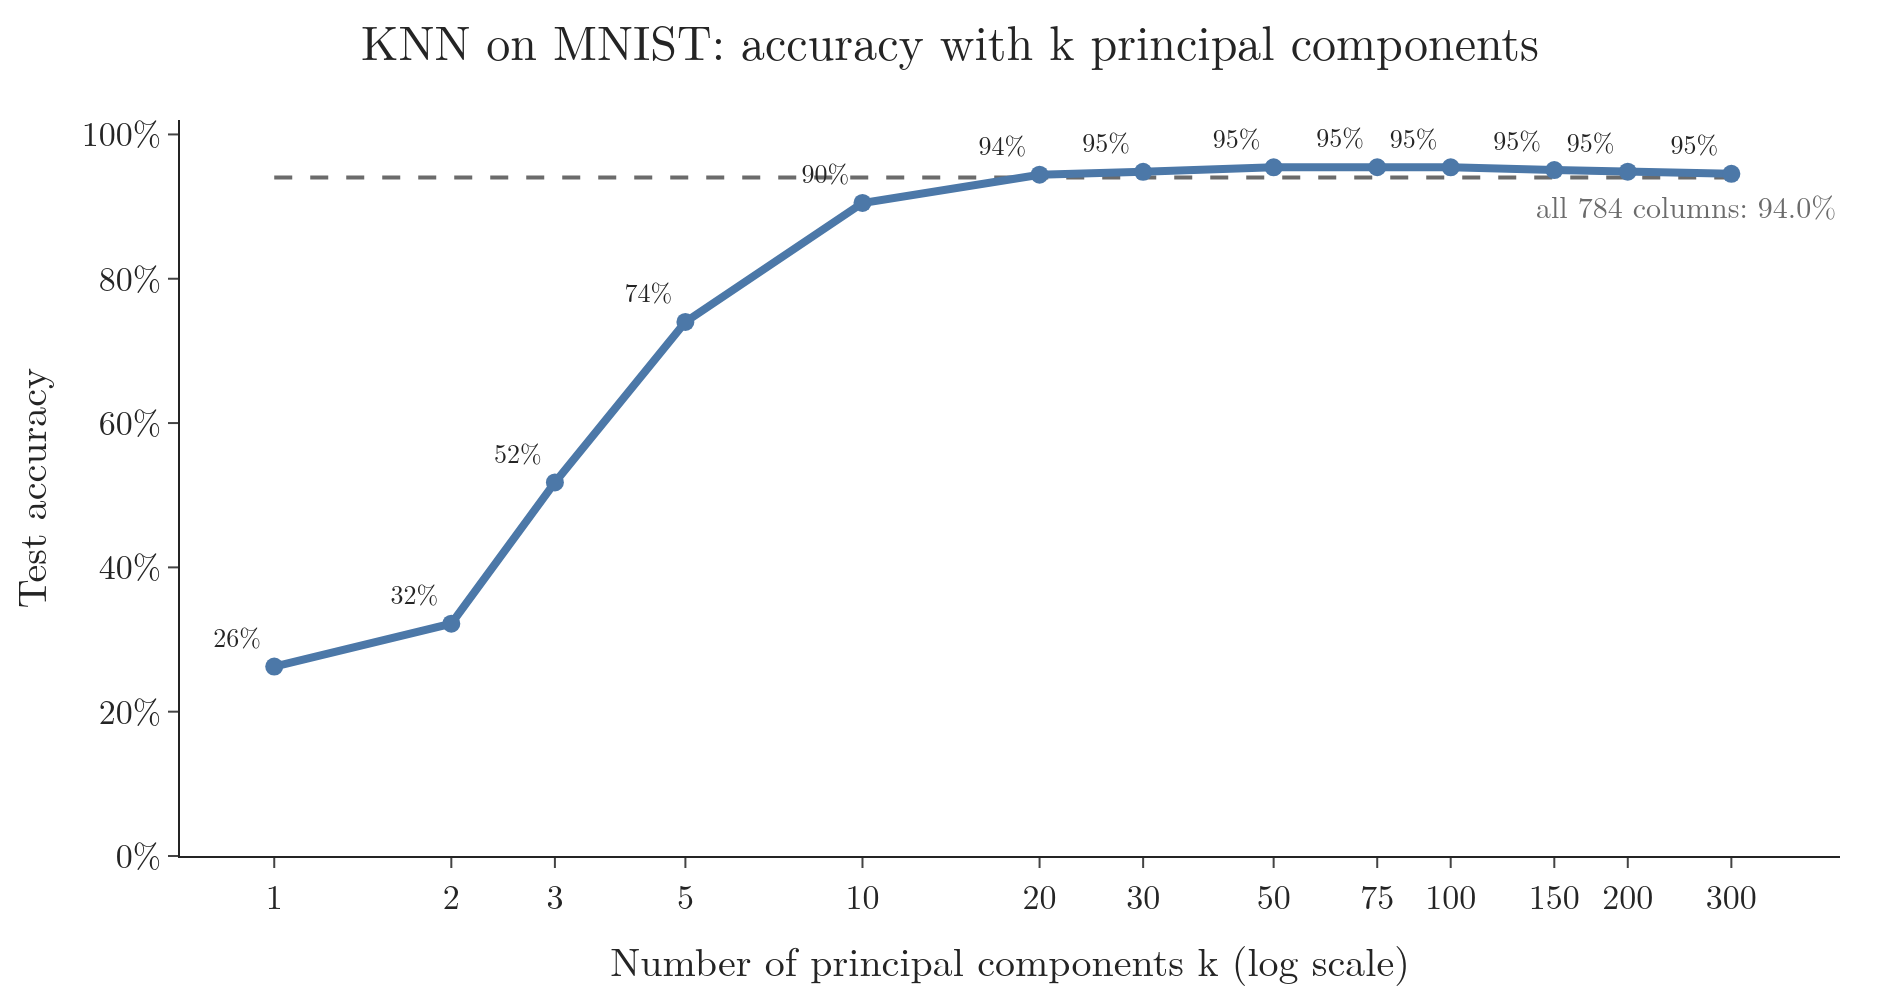

Recreate this plot in Python.
"""KNN accuracy on MNIST test images as the number of principal components grows, against all 784 columns (Plotly)."""
from pathlib import Path
import pandas as pd
import plotly.graph_objects as go

here = Path(__file__).parent
BLUE, ORANGE, GREEN, RED, GREY = "#4C78A8", "#F58518", "#54A24B", "#E45756", "#6B6B6B"
r = pd.read_csv(here.parent / "data" / "knn_results.csv")
pca = r[r.setup.str.startswith("PCA")]
full = r[r.setup == "standardised"].iloc[0]
fig = go.Figure()
fig.add_trace(go.Scatter(x=[1, 300], y=[full.accuracy] * 2, mode="lines", line=dict(color=GREY, dash="dash", width=2)))
fig.add_annotation(x=2.4, y=full.accuracy, yshift=-14, xref="x", text=f"all 784 columns: {full.accuracy:.1%}",
                   showarrow=False, font=dict(color=GREY, size=15))
fig.add_trace(go.Scatter(x=pca["columns"], y=pca.accuracy, mode="lines+markers+text", line=dict(color=BLUE, width=4),
                         marker=dict(size=9), text=[f"{a:.0%}" for a in pca.accuracy], textposition="top left",
                         textfont=dict(size=13)))
fig.update_layout(template="simple_white", width=950, height=500, showlegend=False,
                  font=dict(family="Latin Modern Roman", size=17), margin=dict(l=80, r=30, t=60, b=60),
                  title=dict(text="KNN on MNIST: accuracy with k principal components", x=0.5),
                  xaxis=dict(title="Number of principal components k (log scale)", type="log",
                             tickvals=pca["columns"].tolist()),
                  yaxis=dict(title="Test accuracy", tickformat=".0%", range=[0, 1.02]))
fig.write_image(here / "accuracy_by_components.png", scale=2)
fig.write_image(here / "accuracy_by_components.pdf")
